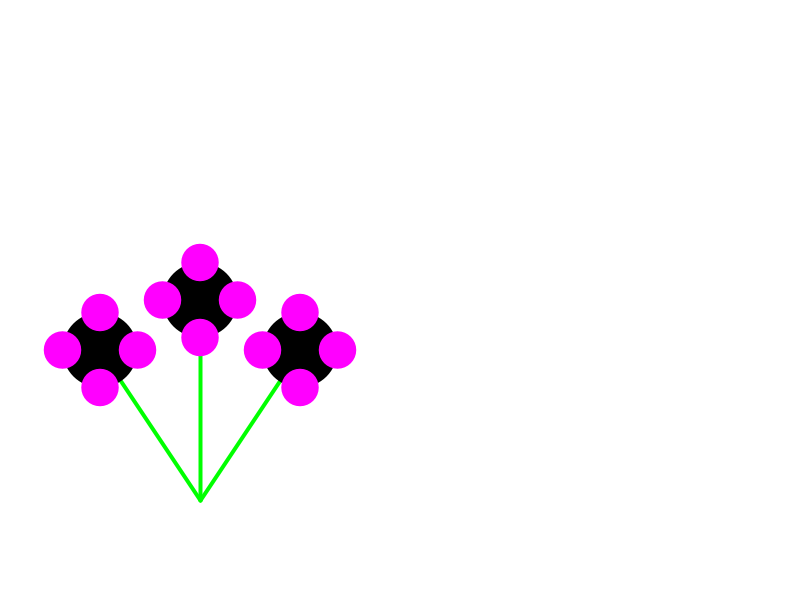
Frame 1 (no input)
Frame 2 (the mouse pressed at the canvas centre, redrawn once): identical to frame 1, image omitted

The Processing sketch that drew this single still picture (run headless with seeded random() and noise(); the mouse was pressed at the canvas centre and the sketch redrawn once):

// Processing sketch: codigo
// ── codigo.pde
/*
  Hacer una funcion que generen 3 flores
  La funcion tiene que usar la funcion llamada "myFlower"
*/

void setup(){
  size(800,600);
  noLoop();
}

void draw(){
  background(255);
  int[] colorCentro = new int[3];
  int[] colorPetalo = new int[3];
  colorCentro[0]=0;    //R
  colorCentro[1]=0;    //G
  colorCentro[2]=0;    //B
  
  colorPetalo[0]=255;    //R
  colorPetalo[1]=0;      //G
  colorPetalo[2]=255;    //B
  
  myPlant(200,500,colorCentro,colorPetalo);
  
}

void myFlower(float x, float y,float d,int[] colorCentro, int[] colorPetalo){
  
  noStroke();
  fill(colorCentro[0],colorCentro[1],colorCentro[2]);
  circle(x,y,d);
  fill(colorPetalo[0],colorPetalo[1],colorPetalo[2]);
  circle(x,y-d/2,d/2);
  circle(x-d/2,y,d/2);
  circle(x,y+d/2,d/2);
  circle(x+d/2,y,d/2);
  
}

void myPlant(float x,float y,int[] colorCentro, int[] colorPetalo){
  strokeWeight(4);
  stroke(0,255,0);
  line(x,y,x-100,y-150);
  line(x,y,x,y-200);
  line(x,y,x+100,y-150);
  
  myFlower(x-100,y-150,75,colorCentro,colorPetalo);
  myFlower(x,y-200,75,colorCentro,colorPetalo);  
  myFlower(x+100,y-150,75,colorCentro,colorPetalo);
}
